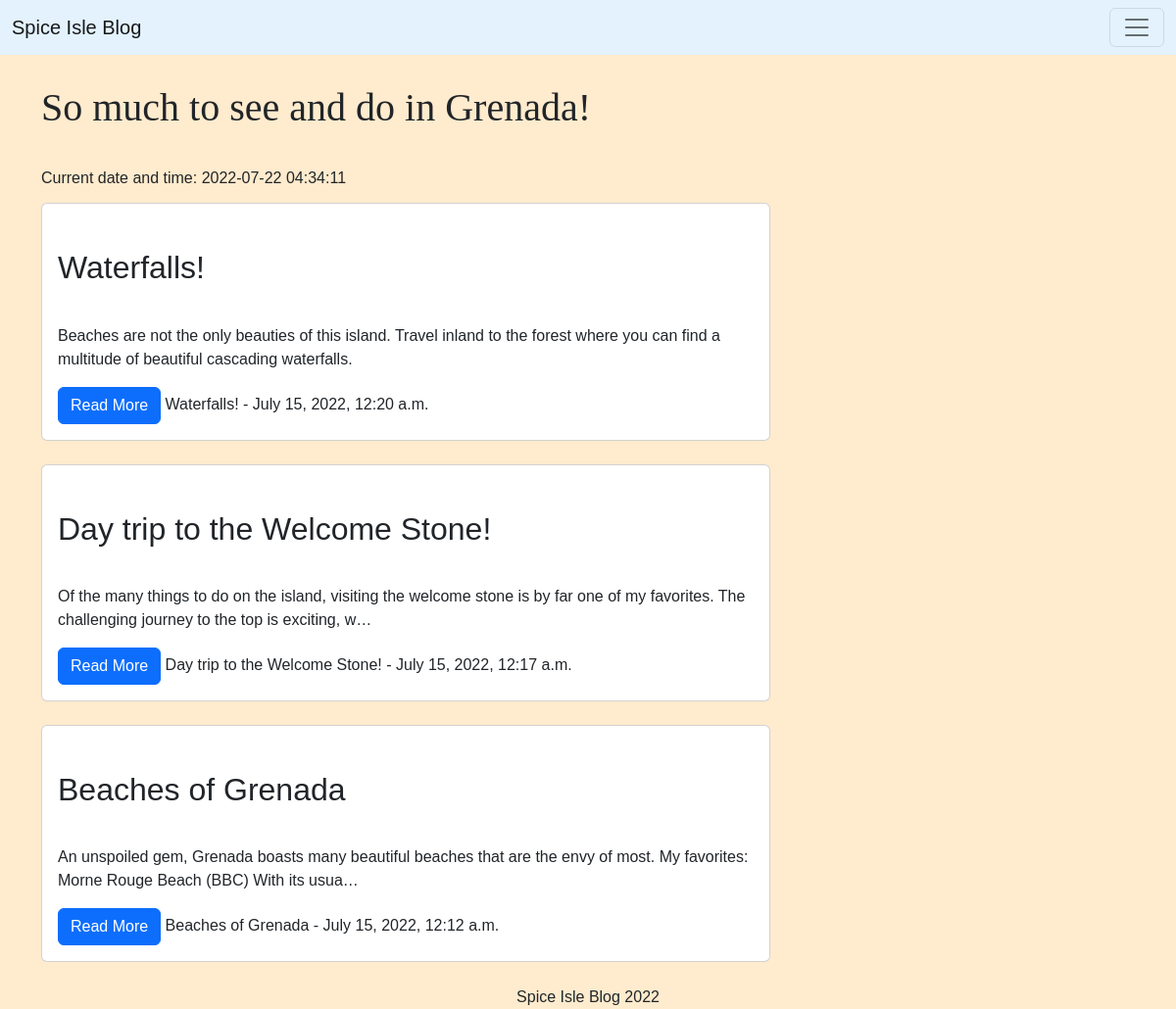
The app's page /posts/drafts/ (signed in) with its own data.
### posts/models.py (models this page shows, shortened)
class Post(models.Model):
    title = models.CharField(max_length=128)
    subtitle = models.CharField(max_length=128)
    author = models.ForeignKey(
        get_user_model(),
        on_delete=models.CASCADE)
    body = models.TextField()
    created_on = models.DateTimeField(auto_now_add=True)
    active = models.BooleanField(default=False)

### posts/views.py (the view)
# urls.py: path('drafts/', DraftPostListView.as_view(), name='draft_post_list'),
class DraftPostListView(LoginRequiredMixin, ListView):
    template_name = "posts/list.html"
    model = Post
    def get_context_data(self, **kwargs):
        context = super().get_context_data(**kwargs)
        context["post_list"] = Post.objects.filter(
            active=False
        ).filter(
            author=self.request.user
            ).order_by('created_on').reverse()
        context["current_datetime"] = datetime.now().strftime("%F %H:%M:%S")
        return context

### templates/posts/list.html (shortened to what this page needs)
{% extends 'base.html' %}
{% load static %}
{% block content %}
<h1>So much to see and do in Grenada!</h1>
<h6>Current date and time: {{ current_datetime }}</h6>
<div class="col-md-8 mt-3 left">
    {% for post in post_list %}
    <div class="card mb-4">
        <div class="card-body">
            <h2 class="card-title">{{ post.title }}</h2>
            <p class="card-text">{{post.body|truncatechars:150 }}</p>
            <a href="{% url 'post_detail' post.id  %}" class="btn btn-primary">Read More</a>
                {{ post.title }} - {{ post.created_on }}
        </div>
    </div>
    {% endfor %}
</div>
{% endblock content %}

### static/css/base.css (style rules this page uses)
body { font-family: Verdana, Geneva, Tahoma, sans-serif; background-color: blanchedalmond; }
h1 { font-family: fantasy; padding-top: 30px; padding-bottom: 30px; }
h2 { padding-top: 30px; padding-bottom: 30px; }

### records on screen
Post: title "Waterfalls!", body "Beaches are not the only beauties of this island. Travel inland to the forest where you can find a multitude of beautiful cascading waterfalls.", created_on "July 15, 2022, 12:20 a.m."
Post: title "Day trip to the Welcome Stone!", body "Of the many things to do on the island, visiting the welcome stone is by far one of my favorites. The challenging journey to the top is exciting, w…", created_on "July 15, 2022, 12:17 a.m."
Post: title "Beaches of Grenada", body "An unspoiled gem, Grenada boasts many beautiful beaches that are the envy of most. My favorites: Morne Rouge Beach (BBC) With its usua…", created_on "July 15, 2022, 12:12 a.m."

### other values on screen
{{ current_datetime }} "2022-07-22 04:34:11"
